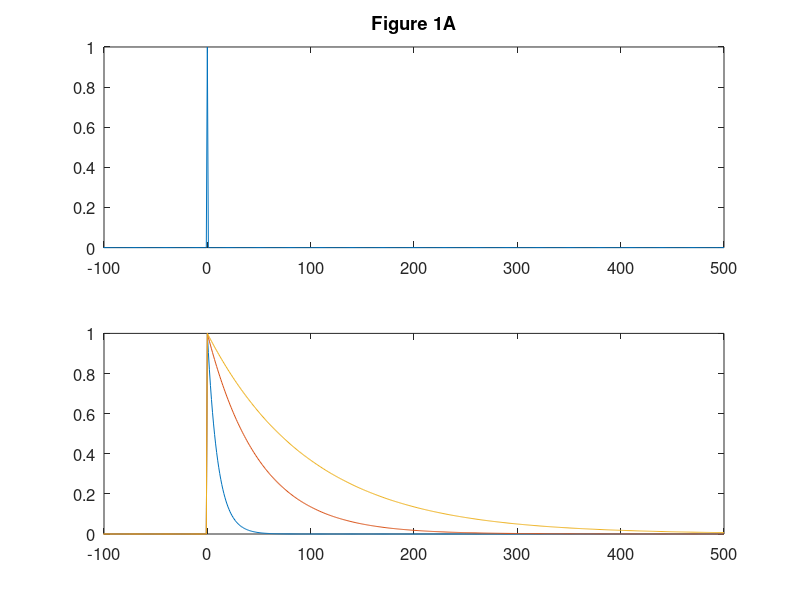
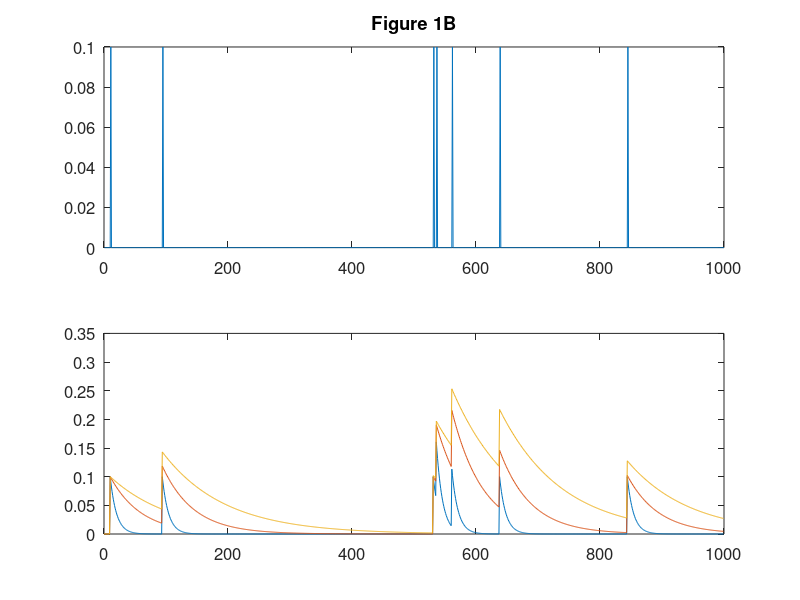

Recreate these plots in MATLAB, in order.
clear all
close all

impulseEvent=zeros(1, 1000);	% array for the impulses
impulseEvent(500)=1;			% put one in the middle

expKer=zeros(1, 1000);			% array for the exponential convolution kernel

figure;
subplot(2,1,1);

plot(-499:500, impulseEvent);	% Figure 1A
set(gca, 'XLim', [-100 500])
set(gca, 'FontSize', 12)
title('Figure 1A')
subplot(2,1,2);

for tau=[10 50 100]
	expKer(500:1000)=exp(-[0:500]/tau);
	plot(-499:500, expKer)
	hold on
	corr(expKer', impulseEvent') % print out the correlation coefficient
end
set(gca, 'XLim', [-100 500])
set(gca, 'FontSize', 12)

%%
impulseRate=0.01;	% 1% chance per time point.  If each time point is 1 ms then this is 10 Hz
impulseEvent=0.1*(rand(1, 1000)<=impulseRate);	% set up random impulses
expKer=zeros(1, 1000);

figure;
subplot(2,1,1);

plot(1:1000, impulseEvent);
set(gca, 'FontSize', 12)
title('Figure 1B');
subplot(2,1,2);

for tau=[10 50 100]
	expKer=exp(-[0:999]/tau); % calculate the kernel
	convR=conv(impulseEvent, expKer); % for the convolution
	convR=convR(1:1000); % take the first 1/2
	plot(0:999, convR);
	hold on
	corr(convR', impulseEvent') % print out the correlation coefficient
end
set(gca, 'FontSize', 12)